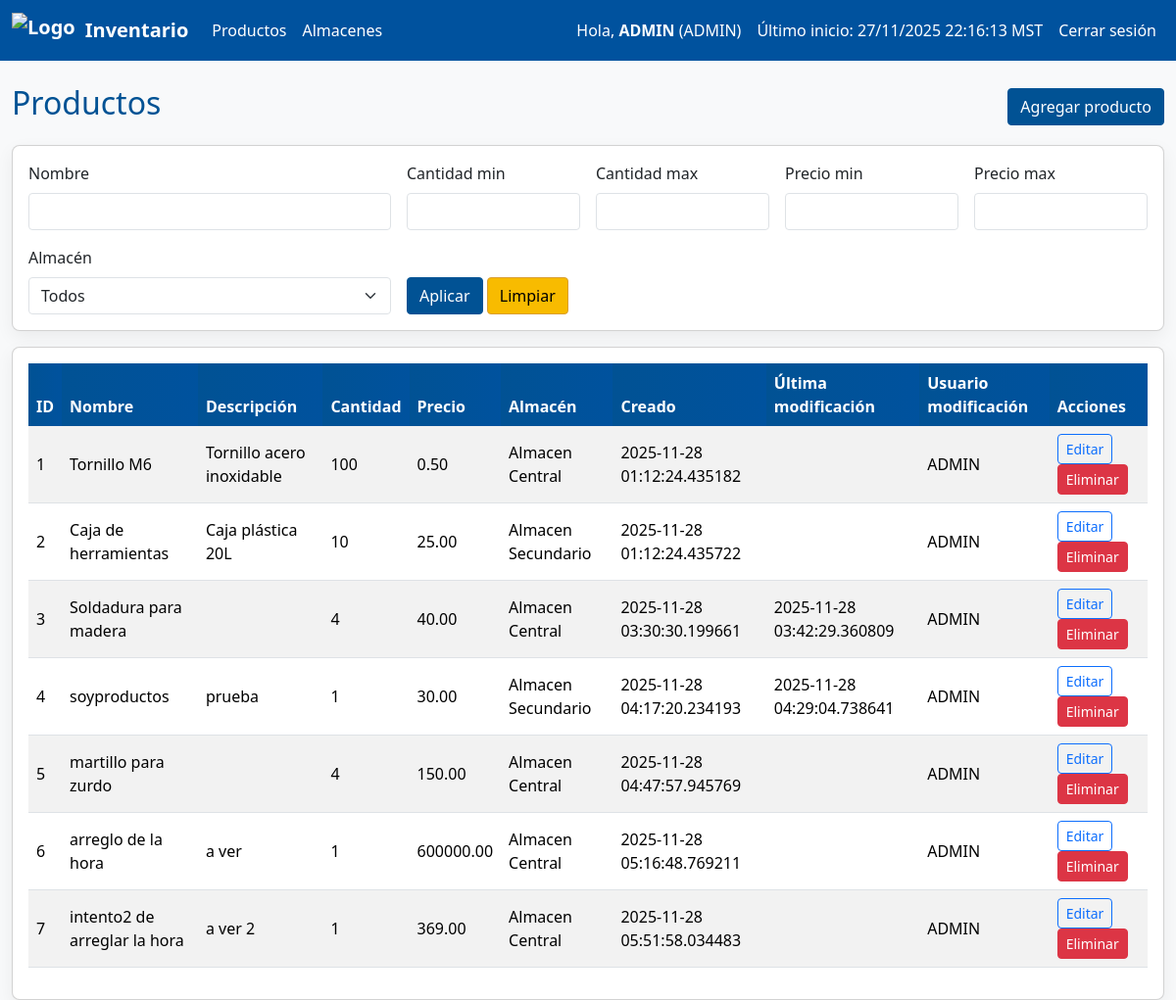
The page /productos/ (signed in) on the database as committed earlier.
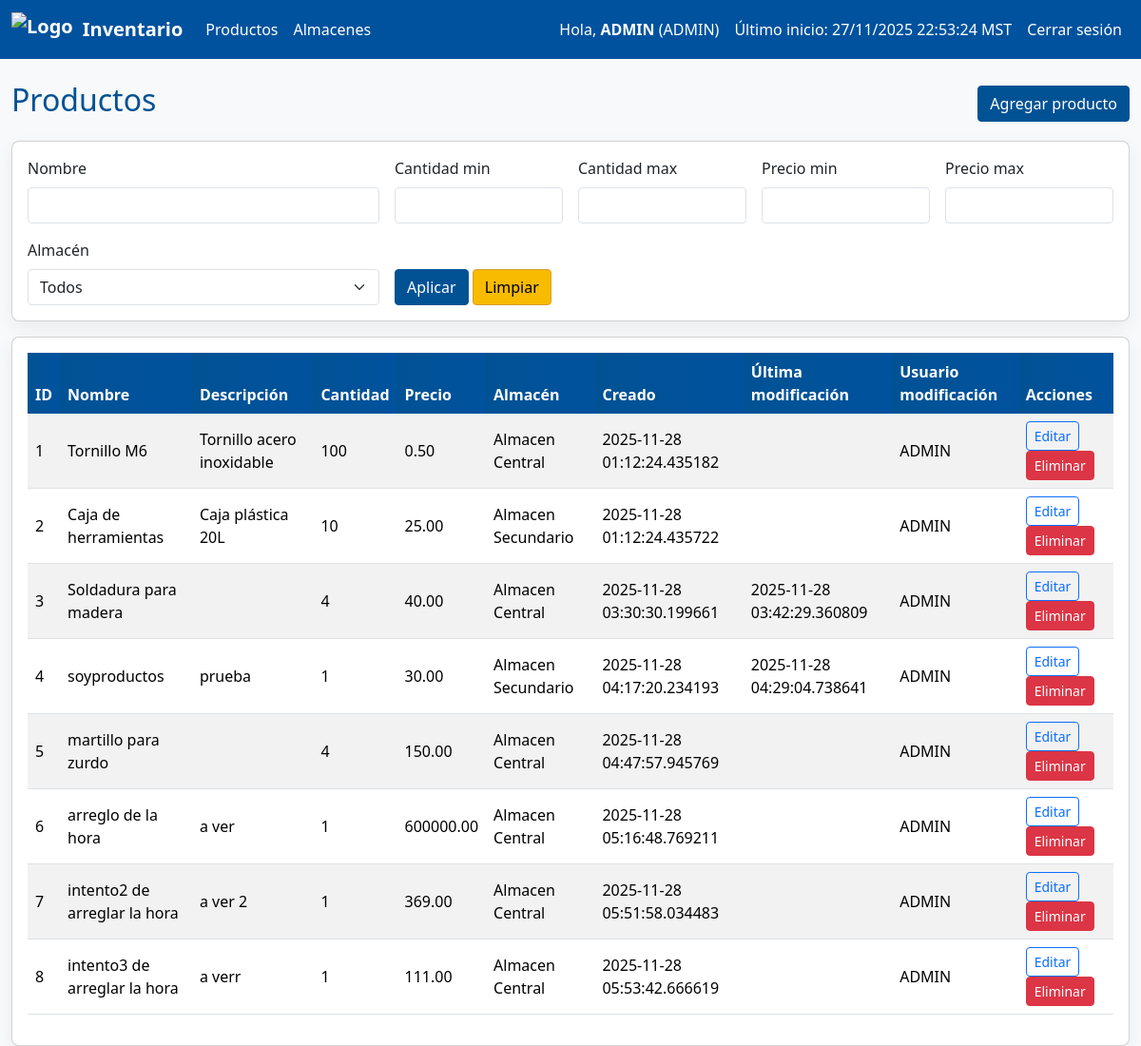
The same page on the database as committed later.
### app/models.py (models this page shows, shortened)
class User(UserMixin, db.Model):
    __tablename__ = 'usuarios'
    nombre = db.Column(db.String(64), primary_key=True)  # nombre como PK (requisito)
    password = db.Column(db.String(255), nullable=False)
    fecha_hora_ultimo_inicio = db.Column(db.DateTime, nullable=True)  # <-- usado por el requisito
    rol = db.Column(db.String(20), nullable=False)

class Producto(db.Model):
    __tablename__ = 'productos'
    id = db.Column(db.Integer, primary_key=True)
    nombre = db.Column(db.String(200), nullable=False)
    descripcion = db.Column(db.Text, nullable=True)
    cantidad = db.Column(db.Integer, nullable=False, default=0)
    precio = db.Column(db.Float, nullable=False, default=0.0)
    almacen_id = db.Column(db.Integer, db.ForeignKey('almacenes.id'), nullable=True)
    almacen = db.relationship('Almacen', back_populates='productos')
    fecha_hora_creacion = db.Column(db.DateTime, nullable=False, default=now_utc)
    fecha_hora_ultima_modificacion = db.Column(db.DateTime, nullable=True, onupdate=now_utc)
    ultimo_usuario_en_modificar = db.Column(db.String(64), nullable=True)

class Almacen(db.Model):
    __tablename__ = 'almacenes'
    id = db.Column(db.Integer, primary_key=True)
    nombre = db.Column(db.String(200), nullable=False)
    fecha_hora_creacion = db.Column(db.DateTime, nullable=False, default=now_utc)
    fecha_hora_ultima_modificacion = db.Column(db.DateTime, nullable=True, onupdate=now_utc)
    ultimo_usuario_en_modificar = db.Column(db.String(64), nullable=True)
    productos = db.relationship('Producto', back_populates='almacen', cascade="all, delete-orphan")

### app/products.py (the view)
@bp.route('/')
@login_required
def list():
    q = Producto.query.outerjoin(Almacen)
    nombre = request.args.get('nombre')
    if nombre:
        q = q.filter(Producto.nombre.ilike(f'%{nombre}%'))
    try:
        cmin = request.args.get('cantidad_min')
        if cmin not in (None, ''):
            q = q.filter(Producto.cantidad >= int(cmin))
        cmax = request.args.get('cantidad_max')
        if cmax not in (None, ''):
            q = q.filter(Producto.cantidad <= int(cmax))
    except ValueError:
        pass
    try:
        pmin = request.args.get('precio_min')
        if pmin not in (None, ''):
            q = q.filter(Producto.precio >= float(pmin))
        pmax = request.args.get('precio_max')
        if pmax not in (None, ''):
            q = q.filter(Producto.precio <= float(pmax))
    except ValueError:
        pass
    almacen_id = request.args.get('almacen_id')
    if almacen_id not in (None, ''):
        try:
            q = q.filter(Producto.almacen_id == int(almacen_id))
        except ValueError:
            pass
    productos = q.all()
    almacenes = Almacen.query.all()
    return render_template('products/list.html', productos=productos, almacenes=almacenes)

### app/models.py (called while the page is built)
@login_manager.user_loader
def load_user(user_id):
    return db.session.get(User, user_id)

### app/templates/products/list.html (shortened to what this page needs)
{% extends "base.html" %}
{% block content %}
<div class="d-flex justify-content-between align-items-center mb-3">
  <h2>Productos</h2>
  {% if current_user.is_authenticated and (current_user.rol == 'ADMIN' or current_user.rol == 'PRODUCTOS') %}
    <a class="btn btn-primary btn-rounded" href="{{ url_for('products.create') }}">Agregar producto</a>
  {% endif %}
</div>
<div class="card mb-3 p-3">
  <form class="row g-3" method="get">
    <div class="col-md-4">
      <label class="form-label">Nombre</label>
      <input name="nombre" class="form-control" value="{{ request.args.get('nombre','') }}">
    </div>
    <div class="col-md-2">
      <label class="form-label">Cantidad min</label>
      <input name="cantidad_min" class="form-control" value="{{ request.args.get('cantidad_min','') }}">
    </div>
    <div class="col-md-2">
      <label class="form-label">Cantidad max</label>
      <input name="cantidad_max" class="form-control" value="{{ request.args.get('cantidad_max','') }}">
    </div>
    <div class="col-md-2">
      <label class="form-label">Precio min</label>
      <input name="precio_min" class="form-control" value="{{ request.args.get('precio_min','') }}">
    </div>
    <div class="col-md-2">
      <label class="form-label">Precio max</label>
      <input name="precio_max" class="form-control" value="{{ request.args.get('precio_max','') }}">
    </div>
    <div class="col-md-4">
      <label class="form-label">Almacén</label>
      <select name="almacen_id" class="form-select">
        <option value="">Todos</option>
      </select>
    </div>
    <div class="col-md-4 align-self-end">
      <button class="btn btn-primary btn-rounded">Aplicar</button>
      <a class="btn btn-secondary btn-rounded" href="{{ url_for('products.list') }}">Limpiar</a>
    </div>
  </form>
</div>
<div class="card p-3">
  <div class="table-responsive">
    <table class="table table-striped">
      <thead>
        <tr>
          <th>ID</th><th>Nombre</th><th>Descripción</th><th>Cantidad</th><th>Precio</th><th>Almacén</th><th>Creado</th><th>Última modificación</th><th>Usuario modificación</th><th>Acciones</th>
        </tr>
      </thead>
      <tbody>
        {% for p in productos %}
        <tr>
          <td>{{ p.id }}</td>
          <td>{{ p.nombre }}</td>
          <td>{{ p.descripcion or '' }}</td>
          <td>{{ p.cantidad }}</td>
          <td>{{ "{:.2f}".format(p.precio) }}</td>
          <td>{{ p.almacen.nombre if p.almacen else '-' }}</td>
          <td>{{ p.fecha_hora_creacion }}</td>
          <td>{{ p.fecha_hora_ultima_modificacion or '' }}</td>
          <td>{{ p.ultimo_usuario_en_modificar or '' }}</td>
          <td>
            {% if current_user.is_authenticated and (current_user.rol == 'ADMIN' or current_user.rol == 'PRODUCTOS') %}
              <a class="btn btn-sm btn-outline-primary btn-rounded" href="{{ url_for('products.edit', id=p.id) }}">Editar</a>
              <form method="post" action="{{ url_for('products.delete', id=p.id) }}" style="display:inline;" onsubmit="return confirm('¿Seguro que desea eliminar este producto?');">
                <button class="btn btn-sm btn-danger btn-rounded">Eliminar</button>
              </form>
            {% else %}
              <span class="text-muted">No autorizado</span>
            {% endif %}
          </td>
        </tr>
        {% else %}
        <tr><td colspan="10">No hay productos.</td></tr>
        {% endfor %}
      </tbody>
    </table>
  </div>
</div>
{% endblock %}

### app/templates/base.html (shortened to what this page needs)
<!doctype html>
<html lang="es">
<head>
  <link href="https://cdn.jsdelivr.net/npm/bootstrap@5.3.2/dist/css/bootstrap.min.css" rel="stylesheet">
  <link rel="stylesheet" href="{{ url_for('static', filename='css/style.css') }}">
</head>
<body class="bg-light">
<nav class="navbar navbar-expand-lg navbar-dark bg-unison">
  <div class="container-fluid">
    <a class="navbar-brand d-flex align-items-center" href="{{ url_for('index') }}">
      <img src="{{ url_for('static', filename='images/Escudo-Color.png') }}" alt="Logo" style="height:36px; margin-right:10px;">
      <span>Inventario</span>
    </a>
    <div class="collapse navbar-collapse" id="mainNav">
      <ul class="navbar-nav me-auto mb-2 mb-lg-0">
        <li class="nav-item"><a class="nav-link" href="{{ url_for('products.list') }}">Productos</a></li>
        <li class="nav-item"><a class="nav-link" href="{{ url_for('warehouses.list') }}">Almacenes</a></li>
      </ul>
      <ul class="navbar-nav ms-auto">
        {% if current_user.is_authenticated %}
          <li class="nav-item">
            <span class="nav-link">Hola, <strong>{{ current_user.nombre }}</strong> ({{ current_user.rol }})</span>
          </li>
          {% if current_user.fecha_hora_ultimo_inicio %}
            <li class="nav-item">
              <span class="nav-link small">Último inicio: {{ current_user.fecha_hora_ultimo_inicio | local_dt }}</span>
            </li>
          {% endif %}
          <li class="nav-item"><a class="nav-link" href="{{ url_for('auth.logout') }}">Cerrar sesión</a></li>
        {% else %}
          <li class="nav-item"><a class="nav-link" href="{{ url_for('auth.login') }}">Iniciar sesión</a></li>
        {% endif %}
      </ul>
    </div>
  </div>
</nav>
<div class="container mt-4">
  {% block content %}{% endblock %}
</div>
</body>
</html>

Rows that differ between the two databases and show on the page:
changed User "ADMIN": fecha_hora_ultimo_inicio|local_dt "27/11/2025 22:16:13 MST" → "27/11/2025 22:53:24 MST"
added Producto: id "8", nombre "intento3 de arreglar la hora", descripcion "a verr", cantidad "1", precio "111.00", almacen "Almacen Central", fecha_hora_creacion "2025-11-28 05:53:42.666619", ultimo_usuario_en_modificar "ADMIN"
